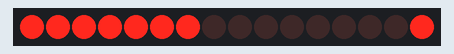
Simulated run of this sketch. Board: Arduino Uno, built with avr-gcc and run on an emulated ATmega328P. Parts: 16 shift-register outputs drawn as a row of LEDs (first output left, lit = HIGH). Wiring (inferred from the names in the program): 2 × shift register (74HC595): data pin 11; shift clock pin 9; latch pin 10. Wiring (inferred from the signals the program sends): row of LEDs: on Q0, Q1, Q2, Q3, Q4, Q5, Q6, Q7, Q8, Q9, Q10, Q11, Q12, Q13, Q14, Q15.

Above: at 0.05 s.
At 1.05 s:
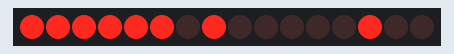
At 2.05 s:
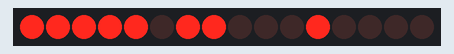
At 4.15 s:
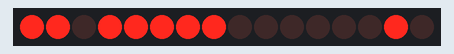
At 6.16 s:
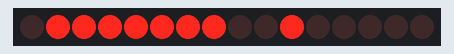
At 8.26 s:
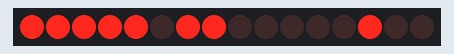
Timing chart, 0 to 8.6 s (numbered marks = the images above):
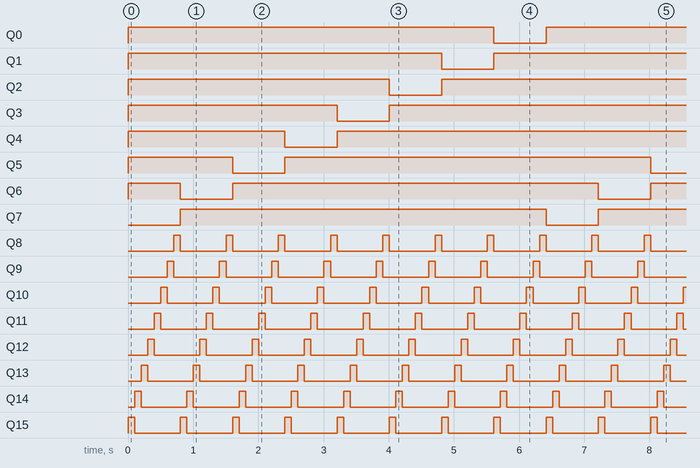

The sketch:

74HC595_test_2.ino
```cpp
//**************************************************************//
//  Name    : shiftOutCode, Hello World
//  Author  : Carlyn Maw,Tom Igoe, David A. Mellis
//  Date    : 25 Oct, 2006
//  Modified: 23 Mar 2010
//  Version : 2.0
//  Notes   : Code for using a 74HC595 Shift Register           //
//          : to count from 0 to 255
//****************************************************************

//Pin connected to ST_CP of 74HC595
int latchPin = 10;
//Pin connected to SH_CP of 74HC595
int clockPin = 9;
////Pin connected to DS of 74HC595
int dataPin = 11;

//anode
int row[]={0x80, 0x40, 0x20, 0x10, 0x08, 0x04, 0x02, 0x01};
//cathode
int col[]={0x7F, 0xBF, 0xDF, 0xEF, 0xF7, 0xFB, 0xFD, 0xFE};


void setup() {
  //set pins to output so you can control the shift register
  pinMode(latchPin, OUTPUT);
  pinMode(clockPin, OUTPUT);
  pinMode(dataPin, OUTPUT);
}

void loop() {
  for (int index2 = 0; index2 < 8; index2++) {
    for (int index = 0; index < 8; index ++) {
      // take the latchPin low so
      // the LEDs don't change while you're sending in bits:
      digitalWrite(latchPin, LOW);
      // shift out the bits:
      shiftOut(dataPin, clockPin, MSBFIRST, row[index]);
      shiftOut(dataPin, clockPin, MSBFIRST, col[index2]);

      //take the latch pin high so the LEDs will light up:
      digitalWrite(latchPin, HIGH);
      // pause before next value:
      delay(100);
    }
  }
}
```

Measured:
- by itself, Q0, Q7: alternates HIGH for 5.6 s and LOW for 0.80 s
- by itself, Q1–6: repeats every 6.4 s: LOW 0.80 s, HIGH 5.6 s
- by itself, Q8–15: alternates HIGH for 0.10 s and LOW for 0.70 s
